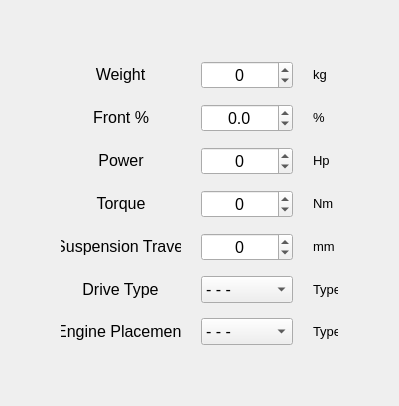
     <widget class="QWidget" name="tab_info">
      <attribute name="title">
       <string>Info</string>
      </attribute>
      <layout class="QGridLayout" name="gridLayout_5">
       <item row="0" column="1">
        <spacer name="verticalSpacer_info_u">
         <property name="orientation">
          <enum>Qt::Vertical</enum>
         </property>
         <property name="sizeType">
          <enum>QSizePolicy::Preferred</enum>
         </property>
         <property name="sizeHint" stdset="0">
          <size>
           <width>20</width>
           <height>40</height>
          </size>
         </property>
        </spacer>
       </item>
       <item row="2" column="1">
        <spacer name="verticalSpacer_info_d">
         <property name="orientation">
          <enum>Qt::Vertical</enum>
         </property>
         <property name="sizeType">
          <enum>QSizePolicy::Preferred</enum>
         </property>
         <property name="sizeHint" stdset="0">
          <size>
           <width>20</width>
           <height>40</height>
          </size>
         </property>
        </spacer>
       </item>
       <item row="1" column="1">
        <layout class="QGridLayout" name="gridLayout_main_info">
         <property name="leftMargin">
          <number>10</number>
         </property>
         <property name="topMargin">
          <number>10</number>
         </property>
         <property name="rightMargin">
          <number>10</number>
         </property>
         <property name="bottomMargin">
          <number>10</number>
         </property>
         <property name="horizontalSpacing">
          <number>20</number>
         </property>
         <property name="verticalSpacing">
          <number>15</number>
         </property>
         <item row="0" column="1">
          <widget class="QSpinBox" name="spinBox_info_weight">
           <property name="sizePolicy">
            <sizepolicy hsizetype="Preferred" vsizetype="Preferred">
             <horstretch>0</horstretch>
             <verstretch>0</verstretch>
            </sizepolicy>
           </property>
           <property name="minimumSize">
            <size>
             <width>60</width>
             <height>20</height>
            </size>
           </property>
           <property name="maximumSize">
            <size>
             <width>200</width>
             <height>30</height>
            </size>
           </property>
           <property name="font">
            <font>
             <pointsize>12</pointsize>
            </font>
           </property>
           <property name="alignment">
            <set>Qt::AlignCenter</set>
           </property>
           <property name="minimum">
            <number>-10000</number>
           </property>
           <property name="maximum">
            <number>10000</number>
           </property>
           <property name="value">
            <number>0</number>
           </property>
          </widget>
         </item>
         <item row="2" column="1">
          <widget class="QSpinBox" name="spinBox_info_power">
           <property name="sizePolicy">
            <sizepolicy hsizetype="Preferred" vsizetype="Preferred">
             <horstretch>0</horstretch>
             <verstretch>0</verstretch>
            </sizepolicy>
           </property>
           <property name="minimumSize">
            <size>
             <width>60</width>
             <height>20</height>
            </size>
           </property>
           <property name="maximumSize">
            <size>
             <width>200</width>
             <height>30</height>
            </size>
           </property>
           <property name="font">
            <font>
             <pointsize>12</pointsize>
            </font>
           </property>
           <property name="alignment">
            <set>Qt::AlignCenter</set>
           </property>
           <property name="minimum">
            <number>-10000</number>
           </property>
           <property name="maximum">
            <number>10000</number>
           </property>
          </widget>
         </item>
         <item row="2" column="0" alignment="Qt::AlignHCenter">
          <widget class="QLabel" name="label_info_power">
           <property name="minimumSize">
            <size>
             <width>50</width>
             <height>15</height>
            </size>
           </property>
           <property name="maximumSize">
            <size>
             <width>120</width>
             <height>25</height>
            </size>
           </property>
           <property name="font">
            <font>
             <pointsize>12</pointsize>
            </font>
           </property>
           <property name="text">
            <string>Power</string>
           </property>
           <property name="alignment">
            <set>Qt::AlignCenter</set>
           </property>
          </widget>
         </item>
         <item row="1" column="0" alignment="Qt::AlignHCenter">
          <widget class="QLabel" name="label_info_front_weight">
           <property name="minimumSize">
            <size>
             <width>50</width>
             <height>15</height>
            </size>
           </property>
           <property name="maximumSize">
            <size>
             <width>120</width>
             <height>25</height>
            </size>
           </property>
           <property name="font">
            <font>
             <pointsize>12</pointsize>
            </font>
           </property>
           <property name="text">
            <string>Front %</string>
           </property>
           <property name="alignment">
            <set>Qt::AlignCenter</set>
           </property>
          </widget>
         </item>
         <item row="5" column="0" alignment="Qt::AlignHCenter">
          <widget class="QLabel" name="label_info_drive_type">
           <property name="minimumSize">
            <size>
             <width>50</width>
             <height>15</height>
            </size>
           </property>
           <property name="maximumSize">
            <size>
             <width>120</width>
             <height>25</height>
            </size>
           </property>
           <property name="font">
            <font>
             <pointsize>12</pointsize>
            </font>
           </property>
           <property name="text">
            <string>Drive Type</string>
           </property>
           <property name="alignment">
            <set>Qt::AlignCenter</set>
           </property>
          </widget>
         </item>
         <item row="2" column="2">
          <widget class="QLabel" name="label_info_power_unit">
           <property name="sizePolicy">
            <sizepolicy hsizetype="Preferred" vsizetype="Preferred">
             <horstretch>0</horstretch>
             <verstretch>0</verstretch>
            </sizepolicy>
           </property>
           <property name="minimumSize">
            <size>
             <width>15</width>
             <height>15</height>
            </size>
           </property>
           <property name="maximumSize">
            <size>
             <width>25</width>
             <height>25</height>
            </size>
           </property>
           <property name="font">
            <font>
             <pointsize>10</pointsize>
            </font>
           </property>
           <property name="text">
            <string>Hp</string>
           </property>
           <property name="alignment">
            <set>Qt::AlignLeading|Qt::AlignLeft|Qt::AlignVCenter</set>
           </property>
          </widget>
         </item>
         <item row="5" column="2">
          <widget class="QLabel" name="label_info_drive_type_unit">
           <property name="sizePolicy">
            <sizepolicy hsizetype="Preferred" vsizetype="Preferred">
             <horstretch>0</horstretch>
             <verstretch>0</verstretch>
            </sizepolicy>
           </property>
           <property name="minimumSize">
            <size>
             <width>15</width>
             <height>15</height>
            </size>
           </property>
           <property name="maximumSize">
            <size>
             <width>25</width>
             <height>25</height>
            </size>
           </property>
           <property name="font">
            <font>
             <pointsize>10</pointsize>
            </font>
           </property>
           <property name="text">
            <string>Type</string>
           </property>
           <property name="alignment">
            <set>Qt::AlignLeading|Qt::AlignLeft|Qt::AlignVCenter</set>
           </property>
          </widget>
         </item>
         <item row="1" column="2">
          <widget class="QLabel" name="label_info_front_weight_unit">
           <property name="sizePolicy">
            <sizepolicy hsizetype="Preferred" vsizetype="Preferred">
             <horstretch>0</horstretch>
             <verstretch>0</verstretch>
            </sizepolicy>
           </property>
           <property name="minimumSize">
            <size>
             <width>15</width>
             <height>15</height>
            </size>
           </property>
           <property name="maximumSize">
            <size>
             <width>25</width>
             <height>25</height>
            </size>
           </property>
           <property name="font">
            <font>
             <pointsize>10</pointsize>
            </font>
           </property>
           <property name="text">
            <string>%</string>
           </property>
           <property name="alignment">
            <set>Qt::AlignLeading|Qt::AlignLeft|Qt::AlignVCenter</set>
           </property>
          </widget>
         </item>
         <item row="6" column="2">
          <widget class="QLabel" name="label_info_engine_placement_unit">
           <property name="sizePolicy">
            <sizepolicy hsizetype="Preferred" vsizetype="Preferred">
             <horstretch>0</horstretch>
             <verstretch>0</verstretch>
            </sizepolicy>
           </property>
           <property name="minimumSize">
            <size>
             <width>15</width>
             <height>15</height>
            </size>
           </property>
           <property name="maximumSize">
            <size>
             <width>25</width>
             <height>25</height>
            </size>
           </property>
           <property name="font">
            <font>
             <pointsize>10</pointsize>
            </font>
           </property>
           <property name="text">
            <string>Type</string>
           </property>
           <property name="alignment">
            <set>Qt::AlignLeading|Qt::AlignLeft|Qt::AlignVCenter</set>
           </property>
          </widget>
         </item>
         <item row="4" column="1">
          <widget class="QSpinBox" name="spinBox_info_suspension_travel">
           <property name="sizePolicy">
            <sizepolicy hsizetype="Preferred" vsizetype="Preferred">
             <horstretch>0</horstretch>
             <verstretch>0</verstretch>
            </sizepolicy>
           </property>
           <property name="minimumSize">
            <size>
             <width>60</width>
             <height>20</height>
            </size>
           </property>
           <property name="maximumSize">
            <size>
             <width>200</width>
             <height>30</height>
            </size>
           </property>
           <property name="font">
            <font>
             <pointsize>12</pointsize>
            </font>
           </property>
           <property name="alignment">
            <set>Qt::AlignCenter</set>
           </property>
           <property name="minimum">
            <number>-10000</number>
           </property>
           <property name="maximum">
            <number>10000</number>
           </property>
          </widget>
         </item>
         <item row="4" column="0" alignment="Qt::AlignHCenter">
          <widget class="QLabel" name="label_info_suspension_travel">
           <property name="minimumSize">
            <size>
             <width>50</width>
             <height>15</height>
            </size>
           </property>
           <property name="maximumSize">
            <size>
             <width>120</width>
             <height>25</height>
            </size>
           </property>
           <property name="font">
            <font>
             <pointsize>12</pointsize>
            </font>
           </property>
           <property name="text">
            <string>Suspension Travel</string>
           </property>
           <property name="alignment">
            <set>Qt::AlignCenter</set>
           </property>
          </widget>
         </item>
         <item row="4" column="2">
          <widget class="QLabel" name="label_info_suspension_travel_unit">
           <property name="minimumSize">
            <size>
             <width>15</width>
             <height>15</height>
            </size>
           </property>
           <property name="maximumSize">
            <size>
             <width>25</width>
             <height>25</height>
            </size>
           </property>
           <property name="font">
            <font>
             <pointsize>10</pointsize>
            </font>
           </property>
           <property name="text">
            <string>mm</string>
           </property>
           <property name="alignment">
            <set>Qt::AlignLeading|Qt::AlignLeft|Qt::AlignVCenter</set>
           </property>
          </widget>
         </item>
         <item row="5" column="1">
          <widget class="QComboBox" name="comboBox_info_drive_type">
           <property name="sizePolicy">
            <sizepolicy hsizetype="Preferred" vsizetype="Preferred">
             <horstretch>0</horstretch>
             <verstretch>0</verstretch>
            </sizepolicy>
           </property>
           <property name="minimumSize">
            <size>
             <width>60</width>
             <height>20</height>
            </size>
           </property>
           <property name="maximumSize">
            <size>
             <width>200</width>
             <height>30</height>
            </size>
           </property>
           <property name="font">
            <font>
             <pointsize>12</pointsize>
            </font>
           </property>
           <item>
            <property name="text">
             <string>- - -</string>
            </property>
           </item>
          </widget>
         </item>
         <item row="0" column="0" alignment="Qt::AlignHCenter">
          <widget class="QLabel" name="label_info_weight">
           <property name="minimumSize">
            <size>
             <width>50</width>
             <height>15</height>
            </size>
           </property>
           <property name="maximumSize">
            <size>
             <width>120</width>
             <height>25</height>
            </size>
           </property>
           <property name="font">
            <font>
             <pointsize>12</pointsize>
            </font>
           </property>
           <property name="text">
            <string>Weight</string>
           </property>
           <property name="alignment">
            <set>Qt::AlignCenter</set>
           </property>
          </widget>
         </item>
         <item row="0" column="2">
          <widget class="QLabel" name="label_info_weight_unit">
           <property name="sizePolicy">
            <sizepolicy hsizetype="Preferred" vsizetype="Preferred">
             <horstretch>0</horstretch>
             <verstretch>0</verstretch>
            </sizepolicy>
           </property>
           <property name="minimumSize">
            <size>
             <width>15</width>
             <height>15</height>
            </size>
           </property>
           <property name="maximumSize">
            <size>
             <width>25</width>
             <height>25</height>
            </size>
           </property>
           <property name="font">
            <font>
             <pointsize>10</pointsize>
            </font>
           </property>
           <property name="text">
            <string>kg</string>
           </property>
           <property name="alignment">
            <set>Qt::AlignLeading|Qt::AlignLeft|Qt::AlignVCenter</set>
           </property>
          </widget>
         </item>
         <item row="6" column="1">
          <widget class="QComboBox" name="comboBox_info_engine_placement">
           <property name="sizePolicy">
            <sizepolicy hsizetype="Preferred" vsizetype="Preferred">
             <horstretch>0</horstretch>
             <verstretch>0</verstretch>
            </sizepolicy>
           </property>
           <property name="minimumSize">
            <size>
             <width>60</width>
             <height>20</height>
            </size>
           </property>
           <property name="maximumSize">
            <size>
             <width>200</width>
             <height>30</height>
            </size>
           </property>
           <property name="font">
            <font>
             <pointsize>12</pointsize>
            </font>
           </property>
           <item>
            <property name="text">
             <string>- - -</string>
            </property>
           </item>
          </widget>
         </item>
         <item row="6" column="0" alignment="Qt::AlignHCenter">
          <widget class="QLabel" name="label_info_engine_placement">
           <property name="minimumSize">
            <size>
             <width>50</width>
             <height>15</height>
            </size>
           </property>
           <property name="maximumSize">
            <size>
             <width>120</width>
             <height>25</height>
            </size>
           </property>
           <property name="font">
            <font>
             <pointsize>12</pointsize>
            </font>
           </property>
           <property name="text">
            <string>Engine Placement</string>
           </property>
           <property name="alignment">
            <set>Qt::AlignCenter</set>
           </property>
          </widget>
         </item>
         <item row="3" column="0" alignment="Qt::AlignHCenter">
          <widget class="QLabel" name="label_info_torque">
           <property name="minimumSize">
            <size>
             <width>50</width>
             <height>15</height>
            </size>
           </property>
           <property name="maximumSize">
            <size>
             <width>120</width>
             <height>25</height>
            </size>
           </property>
           <property name="font">
            <font>
             <pointsize>12</pointsize>
            </font>
           </property>
           <property name="text">
            <string>Torque</string>
           </property>
           <property name="alignment">
            <set>Qt::AlignCenter</set>
           </property>
          </widget>
         </item>
         <item row="3" column="1">
          <widget class="QSpinBox" name="spinBox_info_torque">
           <property name="sizePolicy">
            <sizepolicy hsizetype="Preferred" vsizetype="Preferred">
             <horstretch>0</horstretch>
             <verstretch>0</verstretch>
            </sizepolicy>
           </property>
           <property name="minimumSize">
            <size>
             <width>60</width>
             <height>20</height>
            </size>
           </property>
           <property name="maximumSize">
            <size>
             <width>200</width>
             <height>30</height>
            </size>
           </property>
           <property name="font">
            <font>
             <pointsize>12</pointsize>
            </font>
           </property>
           <property name="alignment">
            <set>Qt::AlignCenter</set>
           </property>
           <property name="minimum">
            <number>-10000</number>
           </property>
           <property name="maximum">
            <number>10000</number>
           </property>
          </widget>
         </item>
         <item row="3" column="2">
          <widget class="QLabel" name="label_info_torque_unit">
           <property name="minimumSize">
            <size>
             <width>15</width>
             <height>15</height>
            </size>
           </property>
           <property name="maximumSize">
            <size>
             <width>25</width>
             <height>25</height>
            </size>
           </property>
           <property name="font">
            <font>
             <pointsize>10</pointsize>
            </font>
           </property>
           <property name="text">
            <string>Nm</string>
           </property>
           <property name="alignment">
            <set>Qt::AlignLeading|Qt::AlignLeft|Qt::AlignVCenter</set>
           </property>
          </widget>
         </item>
         <item row="1" column="1">
          <widget class="QDoubleSpinBox" name="doubleSpinBox_info_front_weight">
           <property name="sizePolicy">
            <sizepolicy hsizetype="Preferred" vsizetype="Preferred">
             <horstretch>0</horstretch>
             <verstretch>0</verstretch>
            </sizepolicy>
           </property>
           <property name="minimumSize">
            <size>
             <width>60</width>
             <height>20</height>
            </size>
           </property>
           <property name="maximumSize">
            <size>
             <width>200</width>
             <height>30</height>
            </size>
           </property>
           <property name="font">
            <font>
             <pointsize>12</pointsize>
            </font>
           </property>
           <property name="alignment">
            <set>Qt::AlignCenter</set>
           </property>
           <property name="decimals">
            <number>1</number>
           </property>
           <property name="minimum">
            <double>-10000.000000000000000</double>
           </property>
           <property name="maximum">
            <double>10000.000000000000000</double>
           </property>
          </widget>
         </item>
        </layout>
       </item>
       <item row="1" column="2">
        <spacer name="horizontalSpacer_info_r">
         <property name="orientation">
          <enum>Qt::Horizontal</enum>
         </property>
         <property name="sizeType">
          <enum>QSizePolicy::Preferred</enum>
         </property>
         <property name="sizeHint" stdset="0">
          <size>
           <width>40</width>
           <height>20</height>
          </size>
         </property>
        </spacer>
       </item>
       <item row="1" column="0">
        <spacer name="horizontalSpacer_info_l">
         <property name="orientation">
          <enum>Qt::Horizontal</enum>
         </property>
         <property name="sizeType">
          <enum>QSizePolicy::Preferred</enum>
         </property>
         <property name="sizeHint" stdset="0">
          <size>
           <width>40</width>
           <height>20</height>
          </size>
         </property>
        </spacer>
       </item>
      </layout>
     </widget>
